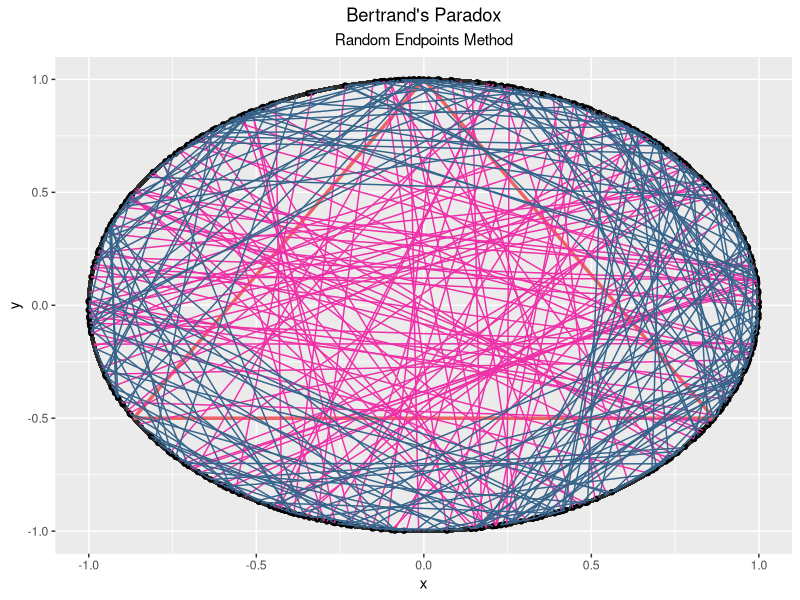
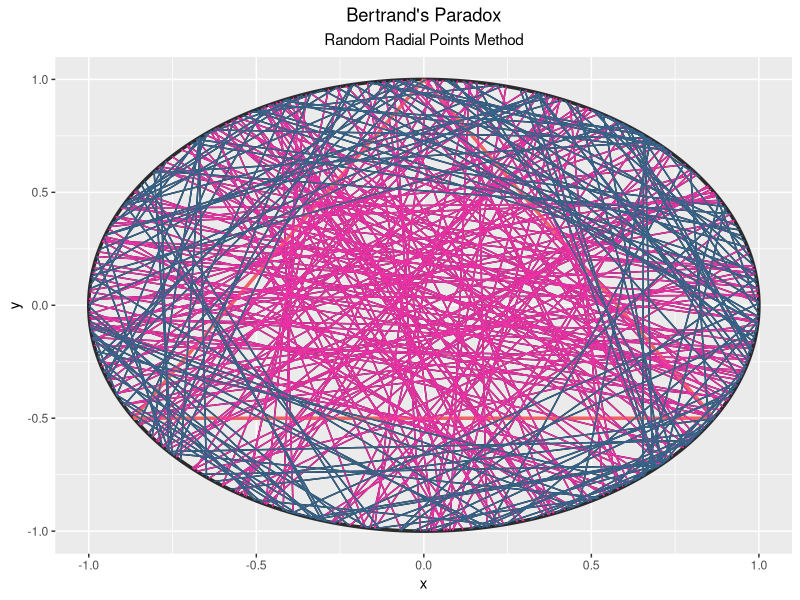
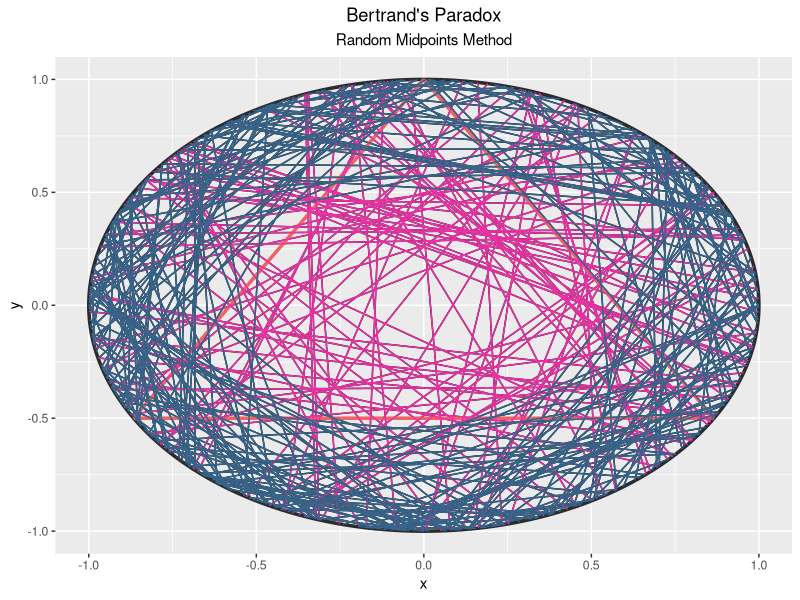

Write the R code that produced these figures, in order.
library(tidyverse)
library(ggforce)
library(ggplot2)
library(dplyr)
 
# METHOD A (Random Endpoints) --------------------------------------------------
n <- 300 # number of chords - can be changed

theta_A1 <- runif(n, 0, 2*pi) # randomise angles
theta_A2 <- runif(n, 0, 2*pi) # randomise angles

# Coordinates of random endpoints
endpoint <- tibble(
  x1 = cos(theta_A1),
  y1 = sin(theta_A1),
  x2 = cos(theta_A2),
  y2 = sin(theta_A2))

# Coordinates of equilateral triangle
eqtri_df <- tibble(
  x    = c(0, sqrt(3) / 2, -sqrt(3) / 2),
  y    = c(1, -0.5, -0.5),
  xend = c(sqrt(3) / 2, -sqrt(3) / 2, 0),
  yend = c(-0.5, -0.5, 1))

# New data for length l of chords and length s of the equilateral triangle
circle <- mutate(.data = endpoint, l = sqrt((x2 - x1)^2 + (y2 - y1)^2)) 
eqtri_df_new <- mutate(.data = eqtri_df, s = sqrt((xend - x)^2 + (yend - y)^2)) 

final_eqtri_df_new <- slice(.data = eqtri_df_new, 1) # only need 1 row as reference

s <- final_eqtri_df_new$s

final_table <- bind_cols(circle, s)
colnames(final_table)[6]  <- "s"

# Comparing lengths l and s
compare <- select(.data = final_table, l, s)
longer <- filter(.data = final_table, l > s)
shorter <- filter(.data = final_table, l < s)
print(longer)
chords_longer <- print(nrow(longer))

# Plot
ggplot(data = endpoint, aes(x = x1, y = y1)) +
  ggforce::geom_circle(aes(x0 = 0, y0 = 0, r = 1), col = "gray17", lwd = 1.2) +
  geom_point() + 
  geom_segment(data = eqtri_df, aes(x = x, y = y, xend = xend, yend = yend), col = "indianred2", lwd = 1.2) +
  geom_segment(data = longer , aes(x = x1, y = y1, xend = x2, yend = y2), col = "maroon2") + 
  geom_segment(data = shorter , aes(x = x1, y = y1, xend = x2, yend = y2), col = "steelblue4") +
  labs(title = "Bertrand's Paradox",
       subtitle = "Random Endpoints Method",
       x = "x", y = "y") +
  # move title and subtitle texts to the centre
  theme(plot.title = element_text(hjust = 0.5),
        plot.subtitle = element_text(hjust = 0.5))

# Use Principal of Indifference to calculate probability, P of chord length, l
# being longer than a side of triangle, s
prob = chords_longer/n
# Print the probability as the output  
sprintf("P(l > s) = %f", prob)


# METHOD B (Random Radial Points) ----------------------------------------------
n <- 300 # number of chords - can be changed
r <- 1

theta_B <- runif(n, 0, 2*pi) # randomise angles
P <- runif(n,0,r) # randomise radius
Q <- sqrt(r^2-P^2) 

# Coordinates of random endpoints
endpoint <- tibble(
  x1 = P*cos(theta_B) + Q*sin(theta_B),
  y1 = P*sin(theta_B) - Q*cos(theta_B),
  x2 = P*cos(theta_B) - Q*sin(theta_B),
  y2 = P*sin(theta_B) + Q*cos(theta_B))

# Coordinates of equilateral triangle
eqtri_df <- tibble(
  x    = c(0, sqrt(3) / 2, -sqrt(3) / 2),
  y    = c(1, -0.5, -0.5),
  xend = c(sqrt(3) / 2, -sqrt(3) / 2, 0),
  yend = c(-0.5, -0.5, 1))

# New data for length l of chords and length s of the equilateral triangle
endpoint_new <- mutate(.data = endpoint, l = sqrt((x2-x1)^2+(y2-y1)^2))
eqtri_df_new <- mutate(.data = eqtri_df, s = sqrt((xend-x)^2+(yend-y)^2))

final_eqtri_df_new <- slice(.data = eqtri_df_new, 1) # only need 1 row as reference

s <- final_eqtri_df_new$s 

final_table <- bind_cols(endpoint_new, s)
colnames(final_table)[6]  <- "s"

# Comparing lengths l and s
compare <- select(.data = final_table, l, s)
longer <- filter(.data = final_table, l > s)
shorter <- filter(.data = final_table, l < s)
print(longer) 
chords_longer <- print(nrow(longer))

# Plot 
ggplot() +
  ggforce::geom_circle(aes(x0 = 0, y0 = 0, r = 1), col = "gray17", lwd = 1.2) +
  geom_segment(data = endpoint, aes(x = x1, y = y1,xend = x2, yend = y2)) + 
  geom_segment(data = eqtri_df, aes(x = x, y = y, xend = xend, yend = yend), col = "indianred2", lwd = 1.2) +
  geom_segment(data = longer , aes(x = x1, y = y1, xend = x2, yend = y2), col = "maroon2") + 
  geom_segment(data = shorter , aes(x = x1, y = y1, xend = x2, yend = y2), col = "steelblue4") +
  labs(title = "Bertrand's Paradox",
       subtitle = "Random Radial Points Method",
       x = "x", y = "y") +
  # move title and subtitle texts to the centre
  theme(plot.title = element_text(hjust = 0.5),
        plot.subtitle = element_text(hjust = 0.5))

# Use Principal of Indifference to calculate probability, P of chord length, l
# being longer than a side of triangle, s
prob = chords_longer/n
# Print the probability as the output  
sprintf("P(l > s) = %f", prob)


# METHOD C (Random Midpoints) --------------------------------------------------
n <- 300 # number of chords - can be changed
r <- 1

theta_C <- runif(n, 0, 2*pi) # randomise angles
V <- runif(n, 0, 1) 
V1 <- sqrt(V)
U <- sqrt(r^2 - V1^2)

# Coordinates of random endpoints
end_point <- tibble(
  x1 = V1*cos(theta_C) + U*sin(theta_C),
  y1 = V1*sin(theta_C) - U*cos(theta_C),
  x2 = V1*cos(theta_C) - U*sin(theta_C),
  y2 = V1*sin(theta_C) + U*cos(theta_C))

# Coordinates of equilateral triangle
eqtri_df <- tibble(
  x    = c(0, sqrt(3) / 2, -sqrt(3) / 2),
  y    = c(1, -0.5, -0.5),
  xend = c(sqrt(3) / 2, -sqrt(3) / 2, 0),
  yend = c(-0.5, -0.5, 1))

# New data for length l of chords and length s of the equilateral triangle
end_point_new <- mutate(.data = end_point, l = sqrt((x2 - x1)^2 + (y2 - y1)^2))
eqtri_df_new <- mutate(.data = eqtri_df, s = sqrt((xend - x)^2 + (yend - y)^2))

final_eqtri_df_new <- slice(.data = eqtri_df_new, 1) # only need 1 row as reference

s <- final_eqtri_df_new$s

final_table <- bind_cols(end_point_new, s)
colnames(final_table)[6]  <- "s"

# Comparing lengths l and s
compare <- select(.data = final_table, l, s)
longer <- filter(.data = final_table, l > s)
shorter <- filter(.data = final_table, l < s)
print(longer)
chords_longer <- print(nrow(longer))

# Plot 
ggplot() +
  ggforce::geom_circle(aes(x0 = 0, y0 = 0, r = 1), col = "gray17", lwd = 1.2 ) +
  geom_segment(data = end_point, aes(x = x1, y = y1, xend = x2, yend = y2)) +
  geom_segment(data = eqtri_df, aes(x = x, y = y, xend = xend, yend = yend), col = "indianred2", lwd = 1.2) +
  geom_segment(data = longer , aes(x = x1, y = y1, xend = x2, yend = y2), col = "maroon2") + 
  geom_segment(data = shorter , aes(x = x1, y = y1, xend = x2, yend = y2), col = "steelblue4") +
  labs(title = "Bertrand's Paradox",
       subtitle = "Random Midpoints Method",
       x = "x", y = "y") +
  # move title and subtitle texts to the centre
  theme(plot.title = element_text(hjust = 0.5),
        plot.subtitle = element_text(hjust = 0.5))

# Use Principal of Indifference to calculate probability, P of chord length, l
# being longer than a side of triangle, s
prob = chords_longer/n
# Print the probability as the output  
sprintf("P(l > s) = %f", prob)
